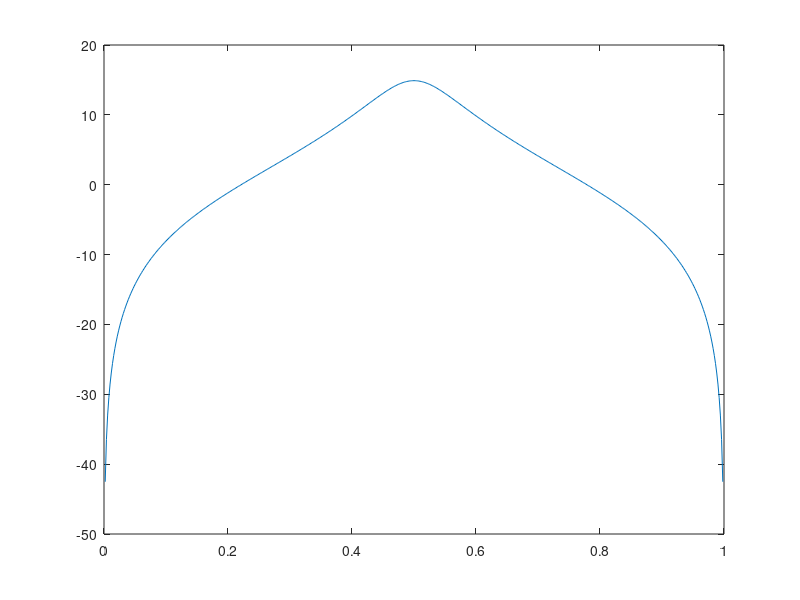
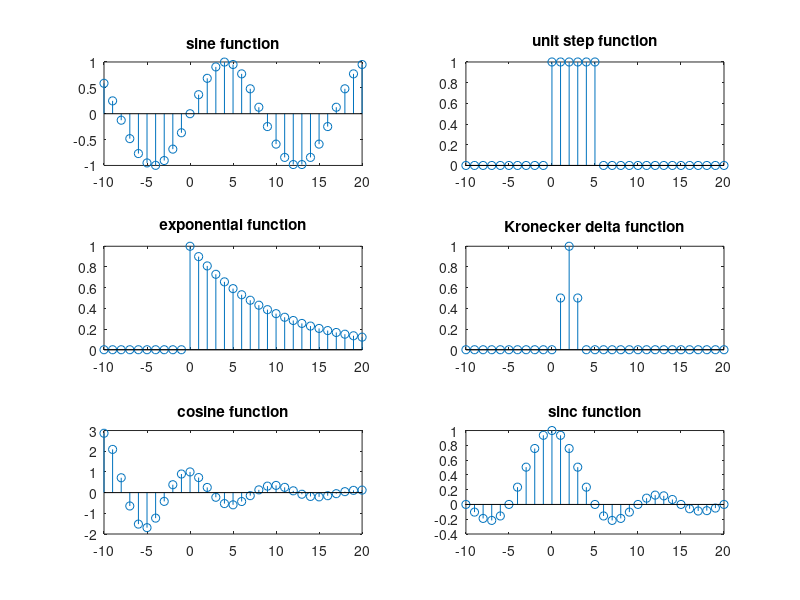

The MATLAB script that drew these images, in order: (Note: this script raises an error after producing the figures.)
%% Diginal Singnal Processing Lab 2

%% 3.4 Filtering with Matlab
clear
n  = -10:20;
r  = 0.8;
w0 = 0.5*pi;
b  = [1  0            -1];
a  = [1  -2*r*cos(w0) r^2];
% calculate the impulse response
delta =+ (n==0);
h  = filter(b,a,delta);
stem(n,h);
% calculate the frequency response
[H,W] = freqz(b,a);
plot(W/(pi),20*log10(abs(H)));
% delta omega
deltaW = 2*(1-r)/sqrt(r);
% ? How to find the 3db, and mark it
%% Preparation
clear
% 1)
n = -10:20;
% unit step function
u0  =+ (n >= 0);
u6  =+ (n >= 6); 
% Kronecker delta function
delta1 =+ (n==1);
delta2 =+ (n==2);
delta3 =+ (n==3);
% different kind of signals
x1 = sin(0.12*pi*n);
x2 = u0 - u6;
x3 = 0.9.^n.*u0;
x4 = 0.5*delta1 + delta2+ + 0.5*delta3;
x5 = 0.9.^n.*cos(0.2*pi*n);
x6 = sinc(0.2*n);
% 2) N.A.
% 3) N.A.
% 4) N.A.

% Problem 6.1 Discrete-Time Signals
figure
subplot(3,2,1);
stem(n,x1);
title('sine function');
subplot(3,2,2);
stem(n,x2);
title('unit step function');
subplot(3,2,3);
stem(n,x3);
title('exponential function');
subplot(3,2,4);
stem(n,x4);
title('Kronecker delta function');
subplot(3,2,5);
stem(n,x5);
title('cosine function');
subplot(3,2,6);
stem(n,x6);
title('sinc function');
% implement convolution function in convmat.m
% close all;
n = 1:36;
w1 = 0.2*pi;
w2 = 0.4*pi;
h([1:5])   = 0.2;
x1n([1:10]) = 1;
x2n = sin(w1*n);
x3n = sin(w2*n);
y11 = convmat(h,x1n);
y12 = convmat(h,x2n);
y13 = convmat(h,x3n);
y21 = conv(h,x1n);
y22 = conv(h,x2n);
y23 = conv(h,x3n);
figure
subplot(2,1,1);
stem(y13);
subplot(2,1,2);
stem(y23);

%% Problem 6.2 Musical Tone Synthesis
n = 0:8191;
f1 = 392;
fs = 8192;
% generate a bisc signal
s1  = sin(2*pi*(f1/fs)*n);
% add 7 harmonics with differenct frequeucies to the fundamental
% oscilattion
s2 = s1;
for k = 2:8
    s2 = s2 + 0.25^(k-1)*sin(2*pi*k*(f1/fs)*n); 
end
% generate an envelope A(n)
N = length(s2);
n = [240,7200];
An = envelope(N,0.25,n);
% modulate signal s2 with the new geneated envelope A(n)
s3 = An.*s2;
% plot the signal s2 and modulated signal s3
figure
subplot(2,1,1);
plot(s2);
subplot(2,1,2);
plot(s3);
% plot it in frequency domain by plotting the FFT.
Y1 = fft(s1);
Y2 = fft(s2);
Y3 = fft(s3);
figure 
subplot(3,1,1);
plot(1:length(Y1),abs(Y1)/max(abs(Y1)));
subplot(3,1,2);
plot(1:length(Y2),abs(Y2)/max(abs(Y2)));
subplot(3,1,3);
plot(1:length(Y3),abs(Y3)/max(abs(Y3)));
% listen to the musical tone
% soundsc(s1);
% soundsc(s2);
% soundsc(s3);
% load the pianoG3.mat
load pianoG3.mat
soundsc(g);
Yg = fft(g);
figure 
% compare real recorded piano sound with synthesized tone from s3 in
% frequency domain
subplot(2,1,1);
plot(abs(Yg)/max(abs(Yg)));
subplot(2,1,2);
plot(abs(Y3)/max(abs(Y3)));

%% Problem 6.3 Discrete-Time Systems
% define the parameters for the transfer function
clear
n = -10:20;
b = [0.16  0.48  0.48  0.16];
a = [1.00  0.13  0.52  0.30];
% calculate the impulse response
delta =+ (n==0);
h = filter(b,a,delta);
% calculate the frequency response
[H,W] = freqz(b,a);
% plot the impulse and frequency respones
figure
subplot(2,1,1);
stem(h);
subplot(2,1,2);
plot(W/pi,20*log10(abs(H)));
% measure the frequency response magnitude
K = 100;
n = 0:255;
wk = pi*(0:K)./100;
% discompose the continuous frequency into discrete frequencies, in total,
% we have 100 samples, each frequency sample contains 256 time units.
for k = 1:K+1
    xk = cos((pi*k/100)*n);
    yk(k,:) = filter(b,a,xk);
    yk(k,1:30) = 0;
end
Hy = max(yk,[],2);
% plot the frequency response respectly
figure 
plot(wk/pi,20*log10(abs(Hy)),'o');
hold on
plot(W/pi,20*log10(abs(H)),'g');
hold off

%% Problem 6.4 Bandpass Filtering
clear
% load the data
load b3pulses.mat
% calculate the FFT of the input signal and plot it in frequency domain
ffty = fft(x);
figure
plot(1:length(ffty)/2,abs(ffty(1:length(ffty)/2)));
% define the frequency parameters
f1 = [5000  8000];
f2 = [10500 15500];
f3 = [18000 20000];
fs = 80000;
% calculate the bandwidth of each bandpass pulses
delta_w1 = 2*pi*(f1(2)-f1(1))/fs;
delta_w2 = 2*pi*(f2(2)-f2(1))/fs;
delta_w3 = 2*pi*(f3(2)-f3(1))/fs;
% calculate the center frequency of each bandpass pulses
w1 = 2*pi*(f1(2)+f1(1))/(2*fs);
w2 = 2*pi*(f2(2)+f2(1))/(2*fs);
w3 = 2*pi*(f3(2)+f3(1))/(2*fs);
% calculate the bandwidth parameter r for each bandpass pulses
syms r;
r1 = double(solve(2*(1-r)/sqrt(r)-delta_w1));
r2 = double(solve(2*(1-r)/sqrt(r)-delta_w2));
r3 = double(solve(2*(1-r)/sqrt(r)-delta_w3));
% calculate the filter coefficients
b  = [1 0 -1];
a1 = [1 -2*r1*cos(w1) r1^2];
a2 = [1 -2*r2*cos(w2) r2^2];
a3 = [1 -2*r3*cos(w3) r3^2];
% calculae the frequency responses and plot them
[H1,W1] = freqz(b,a1);
[H2,W2] = freqz(b,a2);
[H3,W3] = freqz(b,a3);
figure
plot(W1/pi, 20*log10(abs(H1)),'r--',...
     W2/pi, 20*log10(abs(H2)),'g-.',...
     W3/pi, 20*log10(abs(H3)),'k:'...
    );
% filter the signal x using the filters designed above
y1 = filter(b,a1,x);
y2 = filter(b,a2,x);
y3 = filter(b,a3,x);
ffty1 = fft(y1);
ffty2 = fft(y2);
ffty3 = fft(y3);
% plot the signals in time domain
figure
subplot(2,2,1);
plot(x);
subplot(2,2,2);
plot(y1,'r--');
subplot(2,2,3);
plot(y2,'g-.');
subplot(2,2,4);
plot(y3,'k:');
% plot th signals in frequency domain
figure
subplot(2,2,1);
plot(1:length(ffty)/2,abs(ffty(1:length(ffty)/2)));
subplot(2,2,2);
plot(1:length(ffty1)/2,abs(ffty1(1:length(ffty1)/2)),'r--');
subplot(2,2,3);
plot(1:length(ffty2)/2,abs(ffty2(1:length(ffty2)/2)),'g-.');
subplot(2,2,4);
plot(1:length(ffty3)/2,abs(ffty3(1:length(ffty3)/2)),'k:');




